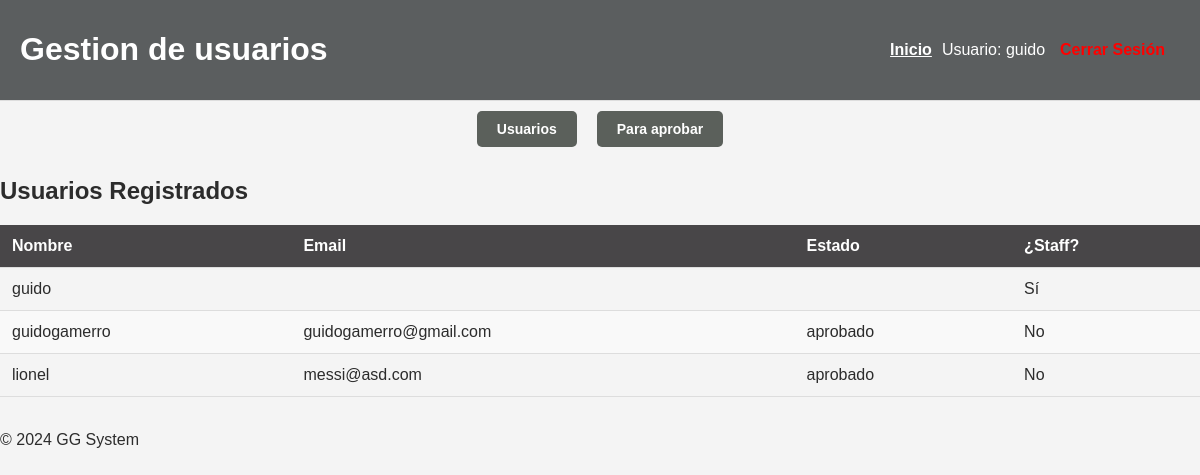
The app's page /usuarios/gestion_usuarios/ (signed in) with its own data.
### usuarios/models.py (models this page shows, shortened)
class PerfilUsuario(models.Model):
    user = models.OneToOneField(User, on_delete=models.CASCADE)
    estado = models.CharField(max_length=10, default='Pendiente')

### usuarios/views.py (the view)
# urls.py: path('gestion_usuarios/', views.gestion_usuarios, name='gestion_usuarios'),
@user_passes_test(lambda u: u.is_staff, login_url='/home/')
def gestion_usuarios(request):
    usuarios = PerfilUsuario.objects.filter(estado='aprobado')
    usuarios2 = User.objects.filter(is_staff=True)
    ctx = {'usuarios': usuarios, 'usuarios2': usuarios2}
    return render(request, 'usuarios/gestion_usuarios.html', ctx)

### usuarios/templates/usuarios/gestion_usuarios.html (shortened to what this page needs)
{% extends 'base.html' %}
{% block header %}
    <h1>Gestion de usuarios</h1>
{% endblock %}
{% block content %}
<div class="conteiner-opc">
    <a href="{% url 'usuarios:gestion_usuarios' %}" class="button-link-h">Usuarios</a>
    <a href="{% url 'usuarios:aprobar_usuarios' %}" class="button-link-h">Para aprobar</a>
</div>
<h2>Usuarios Registrados</h2>
<table class="lotes-table">
    <thead>
        <tr>
            <th>Nombre</th>
            <th>Email</th>
            <th>Estado</th>
            <th>¿Staff?</th>
        </tr>
    </thead>
    <tbody>
        {% for usuario in usuarios2 %}
        <tr>
            <td>{{ usuario.username }}</td>
            <td>{{ usuario.email }}</td>
            <td>{{ usuario.estado }}</td>
            <td>{{ usuario.is_staff|yesno:"Sí,No" }}</td>
        </tr>
        {% endfor %}
        {% for usuario in usuarios %}
        <tr>
            <td>{{ usuario.user.username }}</td>
            <td>{{ usuario.user.email }}</td>
            <td>{{ usuario.estado }}</td>
            <td>{{ usuario.is_staff|yesno:"Sí,No" }}</td>
        </tr>
        {% endfor %}
    </tbody>
</table>
{% endblock %}

### gestion_lotes/templates/base.html (shortened to what this page needs)
{% load static %}
<!DOCTYPE html>
<html lang="es">
<head>
    <link rel="stylesheet" href="{% static 'css/estilo.css' %}">
    <link href="https://cdnjs.cloudflare.com/ajax/libs/font-awesome/6.0.0-beta3/css/all.min.css" rel="stylesheet">
</head>
<body>
    <header class="main-header">
        <div>
            {% block header %}
            {% endblock %}
        </div>
        <nav class="navbar">
            <a href="{% url 'home:pagina_inicial' %}">Inicio</a>
            <span class="user-info">
                Usuario: {{ user.username }}
            </span>
            <a href="{% url 'usuarios:logout' %}" class="btn btn-danger">Cerrar Sesión</a>
        </nav>
    </header>
    <main>
        {% block content %}
        {% endblock %}
    </main>
    <br>
    <footer>
        <p>&copy; 2024 GG System</p>
    </footer>
</body>
</html>

### gestion_lotes/static/css/estilo.css (style rules this page uses)
body { background-color: #f4f4f4; color: #2c2c2c; font-family: Arial, sans-serif; margin: 0; }
header { background-color: #333333; color: white; padding: 10px 20px; display: flex; justify-content: space-between; align-items: center; position: sticky; top: 0; z-index: 1000; }
header a { color: white; text-decoration: none; margin: 0 10px; font-weight: bold; }
a { text-decoration: underline; }
.main-header { background-color: #5b5e5f; padding: 10px 20px; border-bottom: 1px solid #ddd; }
.navbar { display: flex; justify-content: space-between; align-items: center; }
.navbar .btn { margin: 0 5px; text-decoration: none; color: #333; }
.navbar .btn-danger { color: red; padding: 5px 10px; border-radius: 5px; }
nav a { text-decoration: underline; }
.lotes-table { width: 100%; border-collapse: collapse; margin-top: 10px; font-family: Arial, sans-serif; }
.lotes-table thead { background-color: #484648; color: white; }
.lotes-table th, .lotes-table td { padding: 12px; text-align: left; border-bottom: 1px solid #ddd; }
.lotes-table tbody tr:nth-child(even) { background-color: #f9f9f9; }
.button-link-h { display: inline-block; padding: 10px 20px; font-size: 14px; font-weight: bold; color: #fff; background-color: #5b605b; text-align: center; text-decoration: none; border-radius: 5px; }
.conteiner-opc { display: flex; justify-content: center; align-items: center; }
.conteiner-opc a { margin: 10px; }

### records on screen
PerfilUsuario: user.username "guidogamerro", user.email "guidogamerro@gmail.com", estado "aprobado", is_staff "No"
PerfilUsuario: user.username "lionel", user.email "messi@asd.com", estado "aprobado", is_staff "No"

### other values on screen
{{ user.username }} "guido"
{{ usuario.username }} "guido"
{{ usuario.is_staff|yesno:"Sí,No" }} "Sí"
